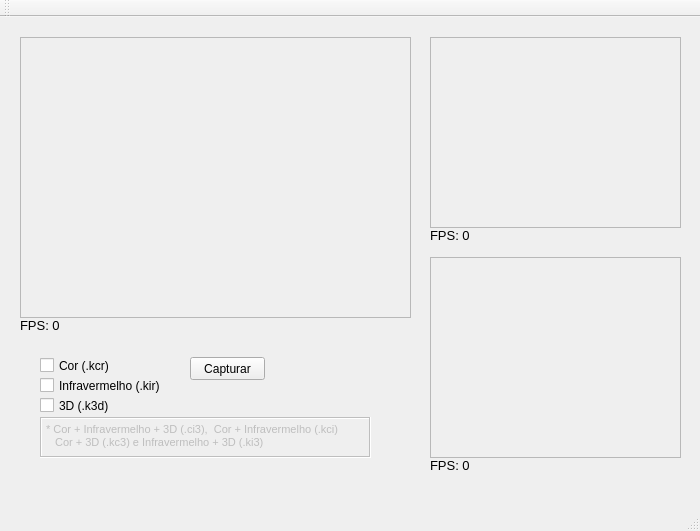
<?xml version="1.0" encoding="UTF-8"?>
<ui version="4.0">
 <class>MainWindow</class>
 <widget class="QMainWindow" name="MainWindow">
  <property name="geometry">
   <rect>
    <x>0</x>
    <y>0</y>
    <width>700</width>
    <height>531</height>
   </rect>
  </property>
  <property name="windowTitle">
   <string>MainWindow</string>
  </property>
  <widget class="QWidget" name="centralWidget">
   <widget class="QCheckBox" name="checkBox">
    <property name="geometry">
     <rect>
      <x>40</x>
      <y>340</y>
      <width>81</width>
      <height>17</height>
     </rect>
    </property>
    <property name="text">
     <string>Cor (.kcr)</string>
    </property>
   </widget>
   <widget class="QCheckBox" name="checkBox_2">
    <property name="geometry">
     <rect>
      <x>40</x>
      <y>360</y>
      <width>121</width>
      <height>17</height>
     </rect>
    </property>
    <property name="text">
     <string>Infravermelho (.kir)</string>
    </property>
   </widget>
   <widget class="QCheckBox" name="checkBox_3">
    <property name="geometry">
     <rect>
      <x>40</x>
      <y>380</y>
      <width>71</width>
      <height>17</height>
     </rect>
    </property>
    <property name="text">
     <string>3D (.k3d)</string>
    </property>
   </widget>
   <widget class="QLabel" name="lblCor">
    <property name="geometry">
     <rect>
      <x>20</x>
      <y>20</y>
      <width>391</width>
      <height>281</height>
     </rect>
    </property>
    <property name="autoFillBackground">
     <bool>true</bool>
    </property>
    <property name="frameShape">
     <enum>QFrame::StyledPanel</enum>
    </property>
    <property name="text">
     <string/>
    </property>
   </widget>
   <widget class="QLabel" name="lblIR">
    <property name="geometry">
     <rect>
      <x>430</x>
      <y>20</y>
      <width>251</width>
      <height>191</height>
     </rect>
    </property>
    <property name="autoFillBackground">
     <bool>true</bool>
    </property>
    <property name="frameShape">
     <enum>QFrame::StyledPanel</enum>
    </property>
    <property name="text">
     <string/>
    </property>
   </widget>
   <widget class="QLabel" name="lbl3D">
    <property name="geometry">
     <rect>
      <x>430</x>
      <y>240</y>
      <width>251</width>
      <height>201</height>
     </rect>
    </property>
    <property name="autoFillBackground">
     <bool>true</bool>
    </property>
    <property name="frameShape">
     <enum>QFrame::StyledPanel</enum>
    </property>
    <property name="text">
     <string/>
    </property>
   </widget>
   <widget class="QPushButton" name="pushButton">
    <property name="geometry">
     <rect>
      <x>190</x>
      <y>340</y>
      <width>75</width>
      <height>23</height>
     </rect>
    </property>
    <property name="text">
     <string>Capturar</string>
    </property>
   </widget>
   <widget class="QLabel" name="lblFPSCor">
    <property name="geometry">
     <rect>
      <x>20</x>
      <y>300</y>
      <width>51</width>
      <height>16</height>
     </rect>
    </property>
    <property name="font">
     <font>
      <pointsize>10</pointsize>
     </font>
    </property>
    <property name="text">
     <string>FPS: 0</string>
    </property>
   </widget>
   <widget class="QLabel" name="lblFPSIR">
    <property name="geometry">
     <rect>
      <x>430</x>
      <y>210</y>
      <width>51</width>
      <height>16</height>
     </rect>
    </property>
    <property name="font">
     <font>
      <pointsize>10</pointsize>
     </font>
    </property>
    <property name="text">
     <string>FPS: 0</string>
    </property>
   </widget>
   <widget class="QLabel" name="lblFPS3D">
    <property name="geometry">
     <rect>
      <x>430</x>
      <y>440</y>
      <width>51</width>
      <height>16</height>
     </rect>
    </property>
    <property name="font">
     <font>
      <pointsize>10</pointsize>
     </font>
    </property>
    <property name="text">
     <string>FPS: 0</string>
    </property>
   </widget>
   <widget class="QTextBrowser" name="textBrowser">
    <property name="enabled">
     <bool>false</bool>
    </property>
    <property name="geometry">
     <rect>
      <x>40</x>
      <y>400</y>
      <width>331</width>
      <height>41</height>
     </rect>
    </property>
    <property name="contextMenuPolicy">
     <enum>Qt::NoContextMenu</enum>
    </property>
    <property name="acceptDrops">
     <bool>false</bool>
    </property>
    <property name="autoFillBackground">
     <bool>false</bool>
    </property>
    <property name="frameShape">
     <enum>QFrame::Box</enum>
    </property>
    <property name="verticalScrollBarPolicy">
     <enum>Qt::ScrollBarAlwaysOff</enum>
    </property>
    <property name="horizontalScrollBarPolicy">
     <enum>Qt::ScrollBarAlwaysOff</enum>
    </property>
    <property name="undoRedoEnabled">
     <bool>false</bool>
    </property>
    <property name="readOnly">
     <bool>true</bool>
    </property>
    <property name="html">
     <string>&lt;!DOCTYPE HTML PUBLIC &quot;-//W3C//DTD HTML 4.0//EN&quot; &quot;http://www.w3.org/TR/REC-html40/strict.dtd&quot;&gt;
&lt;html&gt;&lt;head&gt;&lt;meta name=&quot;qrichtext&quot; content=&quot;1&quot; /&gt;&lt;style type=&quot;text/css&quot;&gt;
p, li { white-space: pre-wrap; }
&lt;/style&gt;&lt;/head&gt;&lt;body style=&quot; font-family:'MS Shell Dlg 2'; font-size:8.25pt; font-weight:400; font-style:normal;&quot;&gt;
&lt;p style=&quot; margin-top:0px; margin-bottom:0px; margin-left:0px; margin-right:0px; -qt-block-indent:0; text-indent:0px;&quot;&gt;* Cor + Infravermelho + 3D (.ci3),  Cor + Infravermelho (.kci)&lt;/p&gt;
&lt;p style=&quot; margin-top:0px; margin-bottom:0px; margin-left:0px; margin-right:0px; -qt-block-indent:0; text-indent:0px;&quot;&gt;   Cor + 3D (.kc3) e Infravermelho + 3D (.ki3)&lt;/p&gt;&lt;/body&gt;&lt;/html&gt;</string>
    </property>
    <property name="acceptRichText">
     <bool>false</bool>
    </property>
    <property name="textInteractionFlags">
     <set>Qt::TextBrowserInteraction</set>
    </property>
   </widget>
  </widget>
  <widget class="QMenuBar" name="menuBar">
   <property name="geometry">
    <rect>
     <x>0</x>
     <y>0</y>
     <width>700</width>
     <height>21</height>
    </rect>
   </property>
  </widget>
  <widget class="QToolBar" name="mainToolBar">
   <attribute name="toolBarArea">
    <enum>TopToolBarArea</enum>
   </attribute>
   <attribute name="toolBarBreak">
    <bool>false</bool>
   </attribute>
  </widget>
  <widget class="QStatusBar" name="statusBar"/>
 </widget>
 <layoutdefault spacing="6" margin="11"/>
 <resources/>
 <connections/>
</ui>
